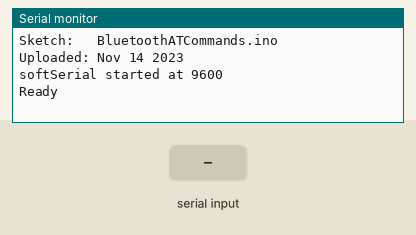
This sketch was run on a simulated Arduino Uno, built with avr-gcc and run on an emulated ATmega328P. Shown: the last lines printed to the serial monitor. Inputs (shaded band) come from the test bench.

Above: at 1.2 s.
1.3 s: "1" received over the second serial link
At 2.5 s:
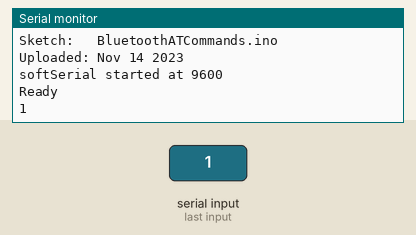
2.8 s: "0" received over the second serial link
At 3.8 s:
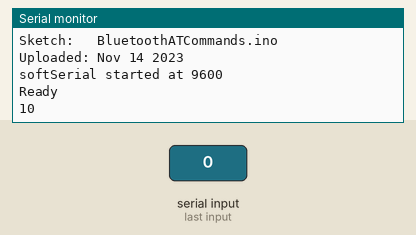

The sketch:

BluetoothATCommands.ino
```cpp
/*
 *  sketch: SerialPassThrough_SoftwareSerial_Basic
 *  martyncurrey.com
 *
 *  Use software serial to talk to serial/UART connected device
 *  What ever is entered in the serial monitor is sent to the connected device
 *  Anything received from the connected device is copied to the serial monitor
 *
 *  Pins
 *  BT VCC to Arduino 5V out.
 *  BT GND to GND
 *  Arduino D2 (Arduino RX) goes to module TX
 *  Arduino D3 (Arduino TX) goes to module RX. May need a voltage divider.
 *
 *  Assumes a 5V Arduino is being used
 *  If the connected device is 3.3v add a voltage divider (5v to 3.3v) between Arduino TX and device RX
 *  Arduino RX to device TX does not need a voltage divider. The Arduino will see 3.3v as high
 *
 */

#include <SoftwareSerial.h>
SoftwareSerial softSerial(7, 6); // RX, TX

char c=' ';


void setup()
{
    Serial.begin(9600,SERIAL_8N1 );
   Serial.print("Sketch:   ");   Serial.println(__FILE__);
    Serial.print("Uploaded: ");   Serial.println(__DATE__);
    softSerial.begin(9600);
    Serial.println("softSerial started at 9600");
    Serial.println("Ready");
}


void loop()
{
    // Read from the Serial Monitor and send to the UART module
    if (Serial.available())
    {
        c = Serial.read();
         softSerial.write(c);
    }

    // Read from the UART module and send to the Serial Monitor
    if (softSerial.available())
    {
        c = softSerial.read();
        Serial.write(c);
    }

} // void loop()
```

Measured:
- after the input at 1.3 s, the serial monitor: prints a new line at once (image 1)
- after the input at 2.8 s, the serial monitor: prints a new line at once (image 2)
